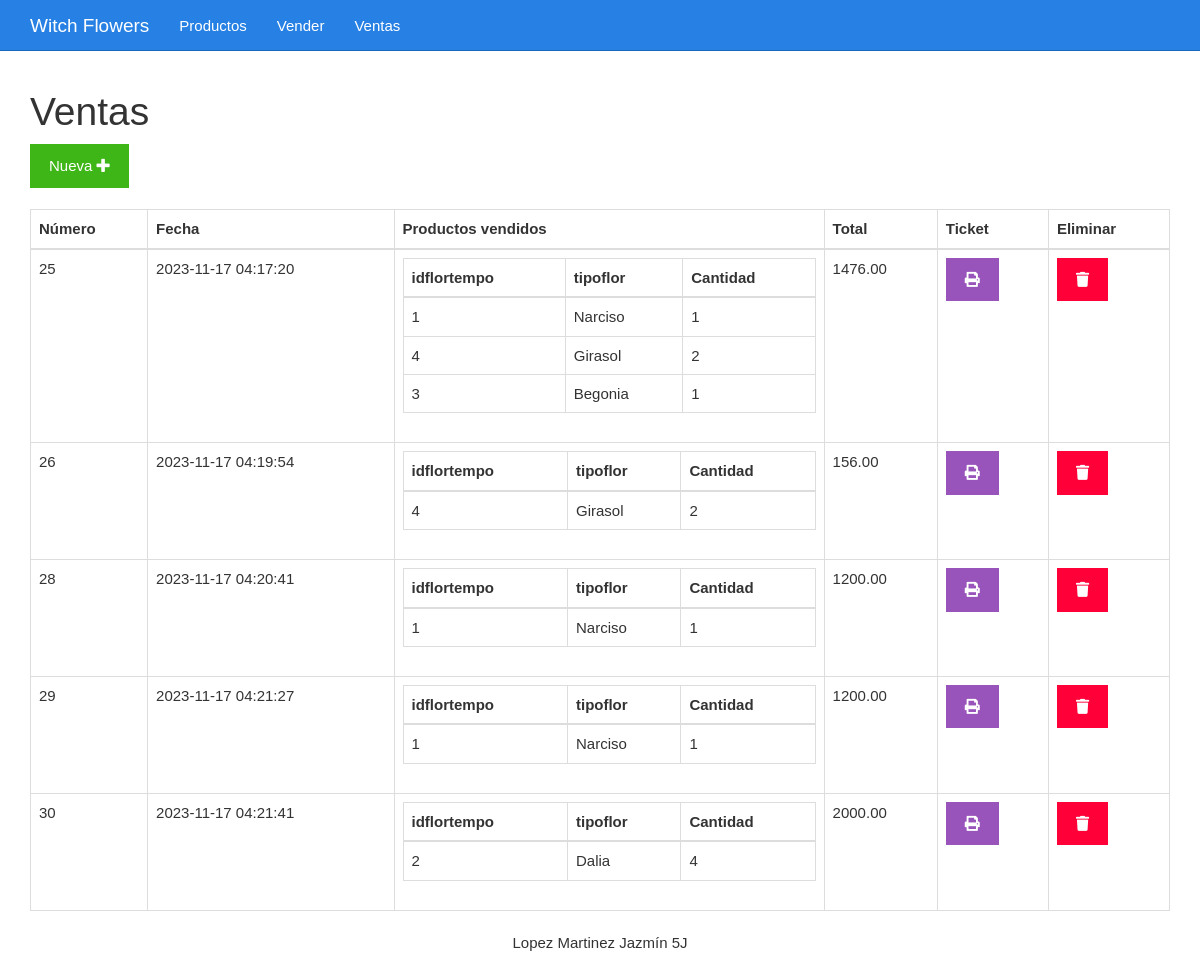
Page /ventas.php on the committed database.
### tables this page shows
CREATE TABLE `ventas` (
  `id` bigint(20) UNSIGNED NOT NULL,
  `fecha` datetime NOT NULL,
  `total` decimal(7,2) DEFAULT NULL
);

### ventas.php (the view)
<?php include_once "encabezado.php" ?>
<?php
include_once "base_de_datos.php";
$sentencia = $base_de_datos->query("SELECT ventas.total, ventas.fecha, ventas.id, GROUP_CONCAT(	flor_temporada.idflortempo, '..',  flor_temporada.tipoflor, '..', productos_vendidos.cantidad SEPARATOR '__') AS flor_temporada FROM ventas INNER JOIN productos_vendidos ON productos_vendidos.id_venta = ventas.id INNER JOIN flor_temporada ON flor_temporada.idflortempo = productos_vendidos.id_producto GROUP BY ventas.id ORDER BY ventas.id;");
$ventas = $sentencia->fetchAll(PDO::FETCH_OBJ);
?>
	<div class="col-xs-12">
		<h1>Ventas</h1>
		<div>
			<a class="btn btn-success" href="./vender.php">Nueva <i class="fa fa-plus"></i></a>
		</div>
		<br>
		<table class="table table-bordered">
			<thead>
				<tr>
					<th>Número</th>
					<th>Fecha</th>
					<th>Productos vendidos</th>
					<th>Total</th>
					<th>Ticket</th>
					<th>Eliminar</th>
				</tr>
			</thead>
			<tbody>
				<?php foreach($ventas as $venta){ ?>
				<tr>
					<td><?php echo $venta->id ?></td>
					<td><?php echo $venta->fecha ?></td>
					<td>
						<table class="table table-bordered">
							<thead>
								<tr>
									<th>idflortempo</th>
									<th>tipoflor</th>
									<th>Cantidad</th>
								</tr>
							</thead>
							<tbody>
								<?php foreach(explode("__", $venta->flor_temporada) as $productosConcatenados){
								$producto = explode("..", $productosConcatenados)
								?>
								<tr>
									<td><?php echo $producto[0] ?></td>
									<td><?php echo $producto[1] ?></td>
									<td><?php echo $producto[2] ?></td>
								</tr>
								<?php } ?>
							</tbody>
						</table>
					</td>
					<td><?php echo $venta->total ?></td>
					<td><a class="btn btn-info" href="<?php echo "imprimirTicket.php?id=" . $venta->id?>"><i class="fa fa-print"></i></a></td>
					<td><a class="btn btn-danger" href="<?php echo "eliminarVenta.php?id=" . $venta->id?>"><i class="fa fa-trash"></i></a></td>
				</tr>
				<?php } ?>
			</tbody>
		</table>
	</div>
<?php include_once "pie.php" ?>

### encabezado.php (shortened to what this page needs)
<!DOCTYPE html>
<html lang="es">
<head>
	<link rel="stylesheet" href="./css/fontawesome-all.min.css">
	<link rel="stylesheet" href="./css/2.css">
	<link rel="stylesheet" href="./css/estilo.css">
</head>
<body>
	<nav class="navbar navbar-inverse navbar-fixed-top">
		<div class="container">
			<div class="navbar-header">
				<a class="navbar-brand" href="#">Witch Flowers</a>
			</div>
			<div id="navbar" class="collapse navbar-collapse">
				<ul class="nav navbar-nav">
					<li><a href="./listar.php">Productos</a></li>
					<li><a href="./vender.php">Vender</a></li>
					<li><a href="./ventas.php">Ventas</a></li>
				</ul>
			</div>
		</div>
	</nav>
	<div class="container">
		<div class="row">

### pie.php
<footer>
  <center>
<p >Lopez Martinez Jazmín 5J </p>
</footer>
</div>
	</div>
</body>
</html>

### css/estilo.css (style rules this page uses)
body { padding-top: 70px; }

### rows in the picture
ventas: id "25", fecha "2023-11-17 04:17:20", producto "1", producto "Narciso", producto "4", producto "Girasol", producto "2", producto "3", producto "Begonia", total "1476.00"
ventas: id "26", fecha "2023-11-17 04:19:54", producto "4", producto "Girasol", producto "2", total "156.00"
ventas: id "28", fecha "2023-11-17 04:20:41", producto "1", producto "Narciso", total "1200.00"
ventas: id "29", fecha "2023-11-17 04:21:27", producto "1", producto "Narciso", total "1200.00"
ventas: id "30", fecha "2023-11-17 04:21:41", producto "2", producto "Dalia", producto "4", total "2000.00"
